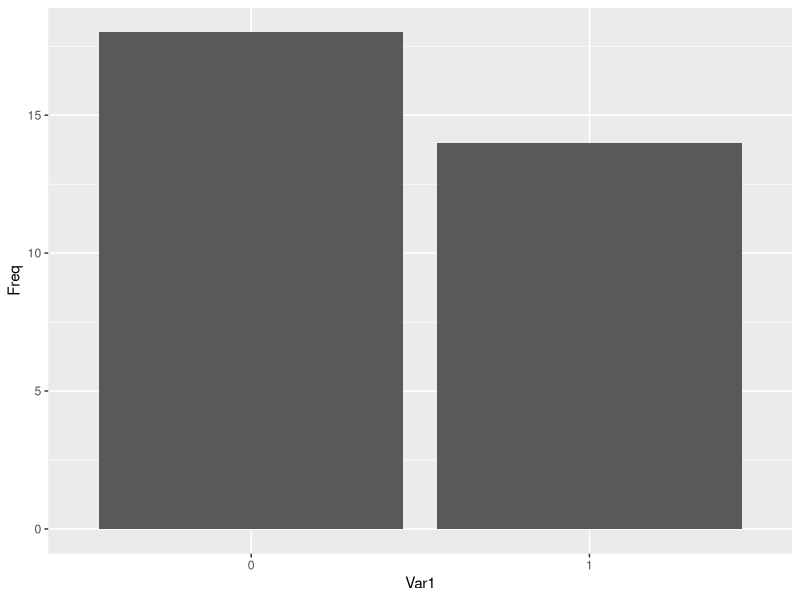
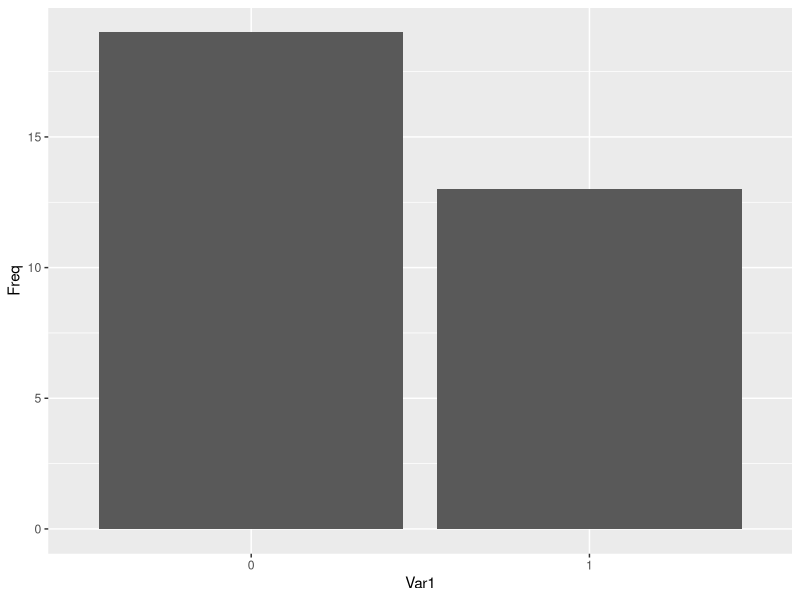
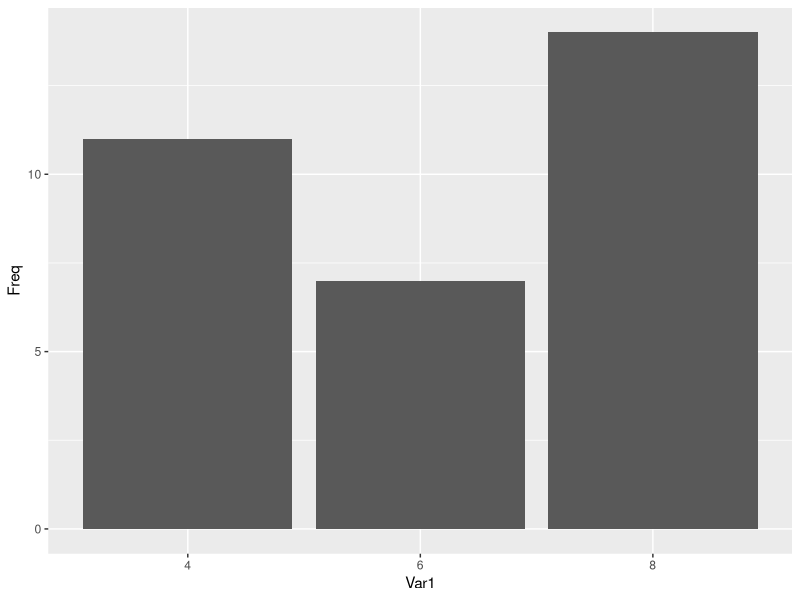
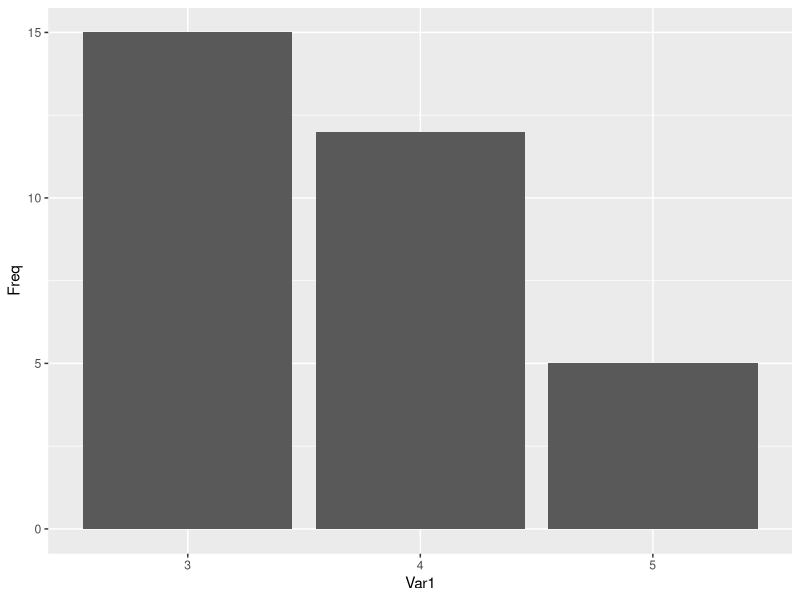
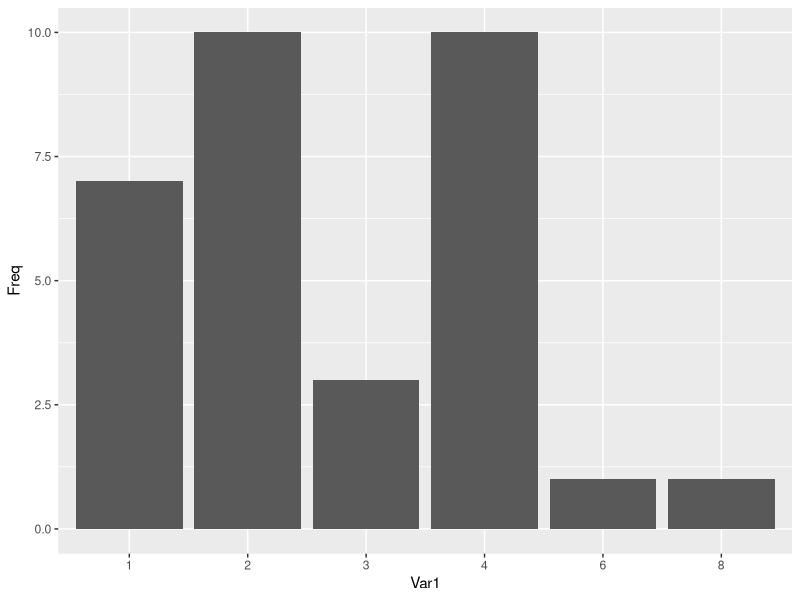
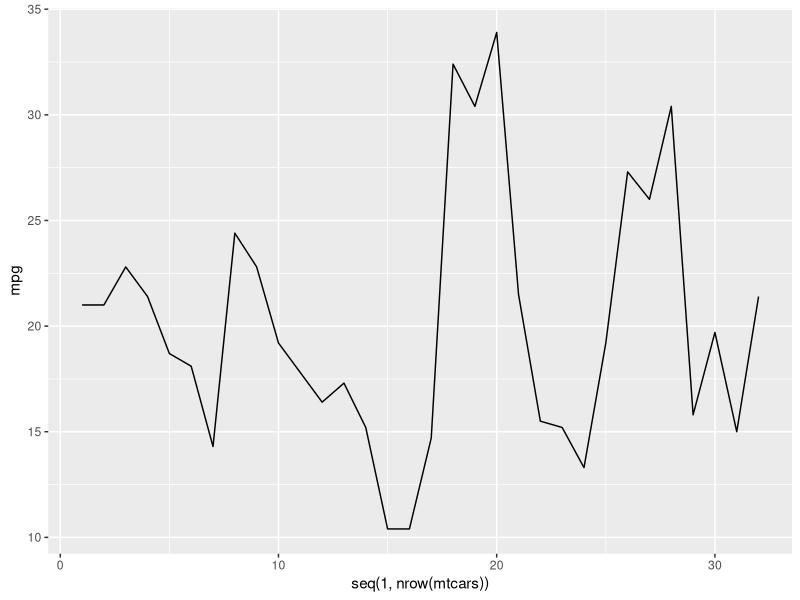
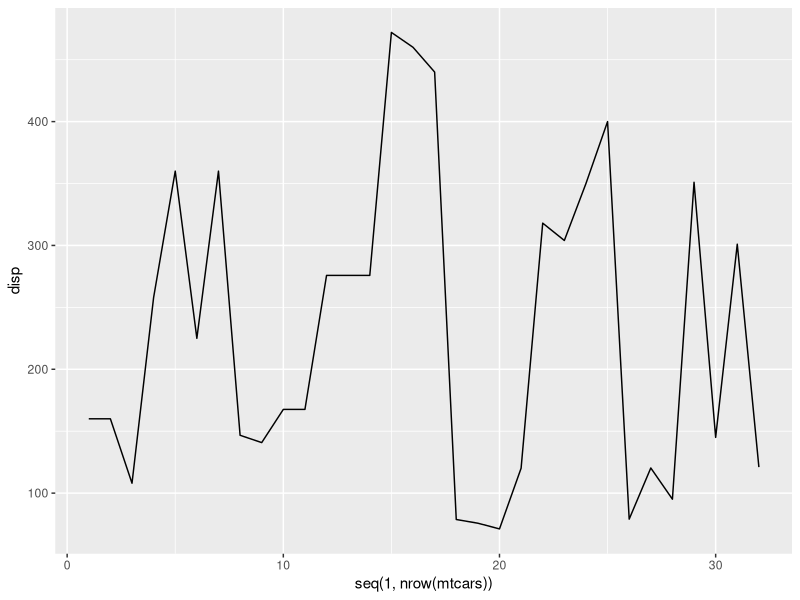
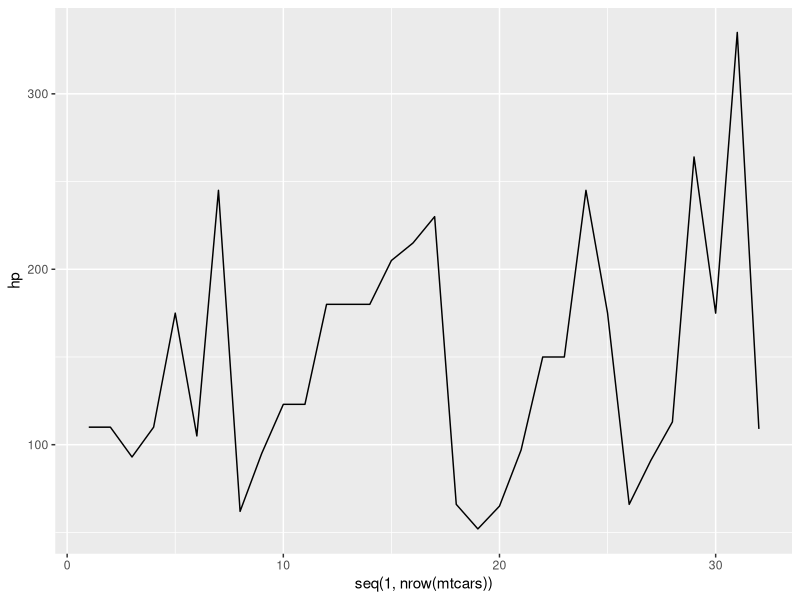

R code for these plots, in order:
# Get the data
mtcars

# Get dimension of data
dim(mtcars)

# Get names of columns/features of the data
names(mtcars)

# Get attribute type
str(mtcars)

# First 10 instances
head(mtcars)

# Last 10 instances
tail(mtcars)

# Preprocess the data
mtcars$vs <- factor(mtcars$vs)
mtcars$am <- factor(mtcars$am)

mtcars$cyl <- factor(mtcars$cyl)
mtcars$gear <- factor(mtcars$gear)
mtcars$carb <- factor(mtcars$carb)

## Counting
table(mtcars$vs)
table(mtcars$am)
table(mtcars$cyl)
table(mtcars$gear)
table(mtcars$carb)

## Summary
summary(mtcars$mpg)
summary(mtcars$disp)
summary(mtcars$hp)
summary(mtcars$drat)
summary(mtcars$wt)
summary(mtcars$qsec)

## Graphics
library("ggplot2")

### Bar chart (Categorical)
ggplot(as.data.frame(table(mtcars$vs)), aes(x=Var1, y=Freq))+geom_bar(stat="identity")
ggplot(as.data.frame(table(mtcars$am)), aes(x=Var1, y=Freq))+geom_bar(stat="identity")
ggplot(as.data.frame(table(mtcars$cyl)), aes(x=Var1, y=Freq))+geom_bar(stat="identity")
ggplot(as.data.frame(table(mtcars$gear)), aes(x=Var1, y=Freq))+geom_bar(stat="identity")
ggplot(as.data.frame(table(mtcars$carb)), aes(x=Var1, y=Freq))+geom_bar(stat="identity")

### Line chart (Numerical)
ggplot(data=mtcars, aes(x=seq(1, nrow(mtcars)), y=mpg)) + geom_line(aes(group=1))
ggplot(data=mtcars, aes(x=seq(1, nrow(mtcars)), y=disp)) + geom_line(aes(group=1))
ggplot(data=mtcars, aes(x=seq(1, nrow(mtcars)), y=hp)) + geom_line(aes(group=1))
ggplot(data=mtcars, aes(x=seq(1, nrow(mtcars)), y=drat)) + geom_line(aes(group=1))
ggplot(data=mtcars, aes(x=seq(1, nrow(mtcars)), y=wt)) + geom_line(aes(group=1))
ggplot(data=mtcars, aes(x=seq(1, nrow(mtcars)), y=qsec)) + geom_line(aes(group=1))

### Histogram
ggplot(data=mtcars, aes(x=mpg)) + geom_histogram(binwidth=.5)
ggplot(data=mtcars, aes(x=disp)) + geom_histogram(binwidth=.5)
ggplot(data=mtcars, aes(x=hp)) + geom_histogram(binwidth=.5)
ggplot(data=mtcars, aes(x=drat)) + geom_histogram(binwidth=.5)
ggplot(data=mtcars, aes(x=wt)) + geom_histogram(binwidth=.5)
ggplot(data=mtcars, aes(x=qsec)) + geom_histogram(binwidth=.5)

### Boxplot
ggplot(mtcars, aes(x=factor(mtcars$vs), y=mpg)) + geom_boxplot()
ggplot(mtcars, aes(x=factor(mtcars$vs), y=disp)) + geom_boxplot()
ggplot(mtcars, aes(x=factor(mtcars$vs), y=hp)) + geom_boxplot()
ggplot(mtcars, aes(x=factor(mtcars$vs), y=drat)) + geom_boxplot()
ggplot(mtcars, aes(x=factor(mtcars$vs), y=wt)) + geom_boxplot()
ggplot(mtcars, aes(x=factor(mtcars$vs), y=qsec)) + geom_boxplot()

ggplot(mtcars, aes(x=factor(mtcars$am), y=mpg)) + geom_boxplot()
ggplot(mtcars, aes(x=factor(mtcars$am), y=disp)) + geom_boxplot()
ggplot(mtcars, aes(x=factor(mtcars$am), y=hp)) + geom_boxplot()
ggplot(mtcars, aes(x=factor(mtcars$am), y=drat)) + geom_boxplot()
ggplot(mtcars, aes(x=factor(mtcars$am), y=wt)) + geom_boxplot()
ggplot(mtcars, aes(x=factor(mtcars$am), y=qsec)) + geom_boxplot()

ggplot(mtcars, aes(x=factor(mtcars$cyl), y=mpg)) + geom_boxplot()
ggplot(mtcars, aes(x=factor(mtcars$cyl), y=disp)) + geom_boxplot()
ggplot(mtcars, aes(x=factor(mtcars$cyl), y=hp)) + geom_boxplot()
ggplot(mtcars, aes(x=factor(mtcars$cyl), y=drat)) + geom_boxplot()
ggplot(mtcars, aes(x=factor(mtcars$cyl), y=wt)) + geom_boxplot()
ggplot(mtcars, aes(x=factor(mtcars$cyl), y=qsec)) + geom_boxplot()

ggplot(mtcars, aes(x=factor(mtcars$carb), y=mpg)) + geom_boxplot()
ggplot(mtcars, aes(x=factor(mtcars$carb), y=disp)) + geom_boxplot()
ggplot(mtcars, aes(x=factor(mtcars$carb), y=hp)) + geom_boxplot()
ggplot(mtcars, aes(x=factor(mtcars$carb), y=drat)) + geom_boxplot()
ggplot(mtcars, aes(x=factor(mtcars$carb), y=wt)) + geom_boxplot()
ggplot(mtcars, aes(x=factor(mtcars$carb), y=qsec)) + geom_boxplot()

ggplot(mtcars, aes(x=factor(mtcars$gear), y=mpg)) + geom_boxplot()
ggplot(mtcars, aes(x=factor(mtcars$gear), y=disp)) + geom_boxplot()
ggplot(mtcars, aes(x=factor(mtcars$gear), y=hp)) + geom_boxplot()
ggplot(mtcars, aes(x=factor(mtcars$gear), y=drat)) + geom_boxplot()
ggplot(mtcars, aes(x=factor(mtcars$gear), y=wt)) + geom_boxplot()
ggplot(mtcars, aes(x=factor(mtcars$gear), y=qsec)) + geom_boxplot()
### Scatter plot
ggplot(mtcars, aes(x=mpg, y=disp)) + geom_point(shape=1)
ggplot(mtcars, aes(x=mpg, y=disp, color=factor(mtcars$vs))) + geom_point(shape=1)
